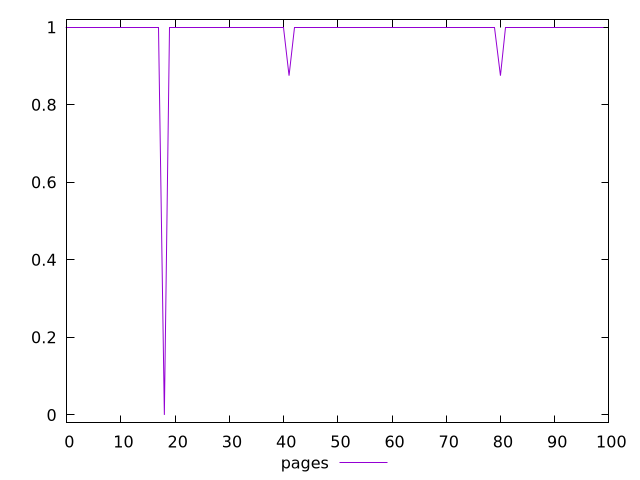

The script that saved this image:
$_pages <<EOF
1
1
1
1
1
1
1
1
1
1
1
1
1
1
1
1
1
1
0
1
1
1
1
1
1
1
1
1
1
1
1
1
1
1
1
1
1
1
1
1
1
0.875
1
1
1
1
1
1
1
1
1
1
1
1
1
1
1
1
1
1
1
1
1
1
1
1
1
1
1
1
1
1
1
1
1
1
1
1
1
1
0.875
1
1
1
1
1
1
1
1
1
1
1
1
1
1
1
1
1
1
1
EOF
set key outside below
set terminal pngcairo
set output "report_00005_2020-11-02T22-26-11.212Z/unminified-javascript/pages//score.png"
set yrange [-0.02:1.02]
plot $_pages title "pages" with line ,
